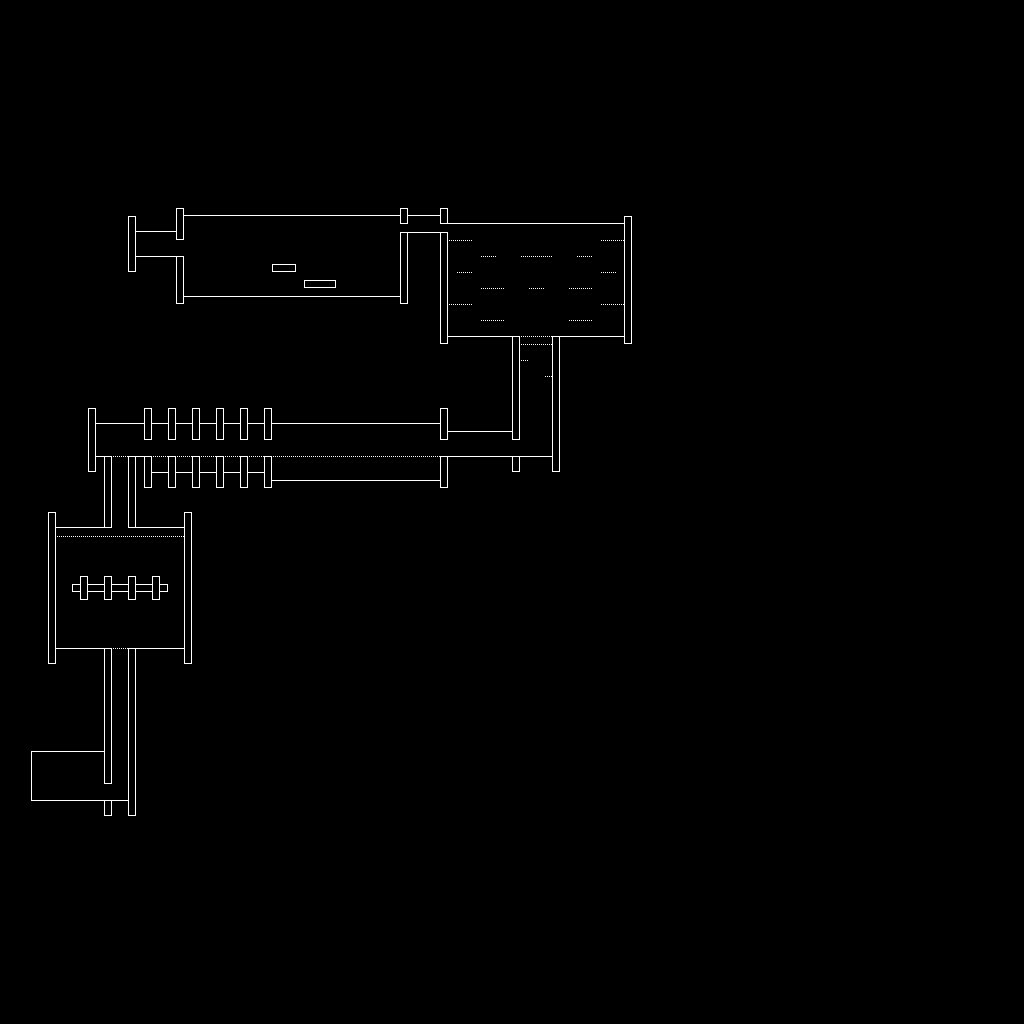

This game map was drawn from its Tiled (.tmx) file and the tilesets committed beside it. A one-line description and the trimmed map source follow:
An orthogonal 128x128 tile map with 8x8 px tiles, 1 tile layer (layer), 2 tilesets and 78 objects.

<map version="1.2" tiledversion="1.2.4" orientation="orthogonal" renderorder="right-down" width="128" height="128" tilewidth="8" tileheight="8" infinite="0" nextlayerid="3" nextobjectid="105">
 <tileset firstgid="1" source="Tileset/map1.tsx" />
 <tileset firstgid="17" source="Tileset/map2.tsx" />
 <layer id="1" name="layer" width="128" height="128">
  <data>[16384 cells, 630 non-empty, 11 distinct tile ids]</data>
 </layer>
 <objectgroup id="2" name="COLLISION">
  <object id="2" x="32" y="800" width="72" height="8" />
  <object id="7" x="24" y="744" width="8" height="64" />
  <object id="8" x="32" y="744" width="72" height="8" />
  <object id="9" x="104" y="800" width="8" height="16" />
  <object id="10" x="112" y="800" width="16" height="8" />
  <object id="11" x="104" y="648" width="8" height="136" />
  <object id="12" x="128" y="648" width="8" height="168" />
  <object id="13" x="136" y="648" width="48" height="8" />
  <object id="14" x="184" y="512" width="8" height="152" />
  <object id="15" x="56" y="648" width="48" height="8" />
  <object id="16" x="48" y="512" width="8" height="152" />
  <object id="17" x="56" y="520" width="48" height="8" />
  <object id="23" x="136" y="520" width="48" height="8" />
  <object id="24" x="152" y="576" width="8" height="24" />
  <object id="25" x="128" y="576" width="8" height="24" />
  <object id="26" x="104" y="576" width="8" height="24" />
  <object id="27" x="80" y="576" width="8" height="24" />
  <object id="30" x="112" y="584" width="16" height="8" />
  <object id="31" x="136" y="584" width="16" height="8" />
  <object id="32" x="160" y="584" width="8" height="8" />
  <object id="33" x="88" y="584" width="16" height="8" />
  <object id="34" x="72" y="584" width="8" height="8" />
  <object id="35" x="88" y="408" width="8" height="64" />
  <object id="36" x="96" y="456" width="8" height="8" />
  <object id="38" x="96" y="416" width="48" height="8" />
  <object id="39" x="144" y="408" width="8" height="32" />
  <object id="40" x="152" y="416" width="16" height="8" />
  <object id="41" x="168" y="408" width="8" height="32" />
  <object id="42" x="176" y="416" width="16" height="8" />
  <object id="43" x="192" y="408" width="8" height="32" />
  <object id="44" x="200" y="416" width="16" height="8" />
  <object id="45" x="216" y="408" width="8" height="32" />
  <object id="46" x="224" y="416" width="16" height="8" />
  <object id="47" x="240" y="408" width="8" height="32" />
  <object id="48" x="248" y="416" width="16" height="8" />
  <object id="49" x="264" y="408" width="8" height="32" />
  <object id="50" x="136" y="456" width="8" height="8" />
  <object id="52" x="152" y="472" width="16" height="8" />
  <object id="54" x="176" y="472" width="16" height="8" />
  <object id="56" x="200" y="472" width="16" height="8" />
  <object id="58" x="224" y="472" width="16" height="8" />
  <object id="60" x="248" y="472" width="16" height="8" />
  <object id="62" x="128" y="456" width="8" height="72" />
  <object id="63" x="104" y="456" width="8" height="72" />
  <object id="64" x="144" y="456" width="8" height="32" />
  <object id="65" x="168" y="456" width="8" height="32" />
  <object id="66" x="192" y="456" width="8" height="32" />
  <object id="67" x="216" y="456" width="8" height="32" />
  <object id="68" x="240" y="456" width="8" height="32" />
  <object id="70" x="264" y="456" width="8" height="32" />
  <object id="74" x="272" y="480" width="168" height="8" />
  <object id="75" x="272" y="416" width="168" height="8" />
  <object id="76" x="440" y="408" width="8" height="32" />
  <object id="77" x="440" y="456" width="8" height="32" />
  <object id="79" x="448" y="456" width="104" height="8" />
  <object id="80" x="448" y="424" width="64" height="8" />
  <object id="81" x="512" y="336" width="8" height="104" />
  <object id="82" x="552" y="336" width="8" height="128" />
  <object id="83" x="448" y="336" width="64" height="8" />
  <object id="84" x="560" y="336" width="64" height="8" />
  <object id="85" x="624" y="216" width="8" height="128" />
  <object id="86" x="448" y="216" width="176" height="8" />
  <object id="88" x="440" y="232" width="8" height="112" />
  <object id="89" x="440" y="208" width="8" height="16" />
  <object id="90" x="408" y="232" width="32" height="8" />
  <object id="91" x="408" y="208" width="32" height="8" />
  <object id="92" x="400" y="208" width="8" height="16" />
  <object id="93" x="400" y="232" height="72" />
  <object id="94" x="184" y="296" width="216" height="8" />
  <object id="95" x="184" y="208" width="216" height="8" />
  <object id="96" x="272" y="264" width="24" height="8" />
  <object id="97" x="304" y="280" width="32" height="8" />
  <object id="99" x="400" y="232" width="8" height="72" />
  <object id="100" x="176" y="208" width="8" height="32" />
  <object id="101" x="176" y="256" width="8" height="48" />
  <object id="102" x="136" y="256" width="40" height="8" />
  <object id="103" x="136" y="224" width="40" height="8" />
  <object id="104" x="128" y="216" width="8" height="56" />
 </objectgroup>
</map>